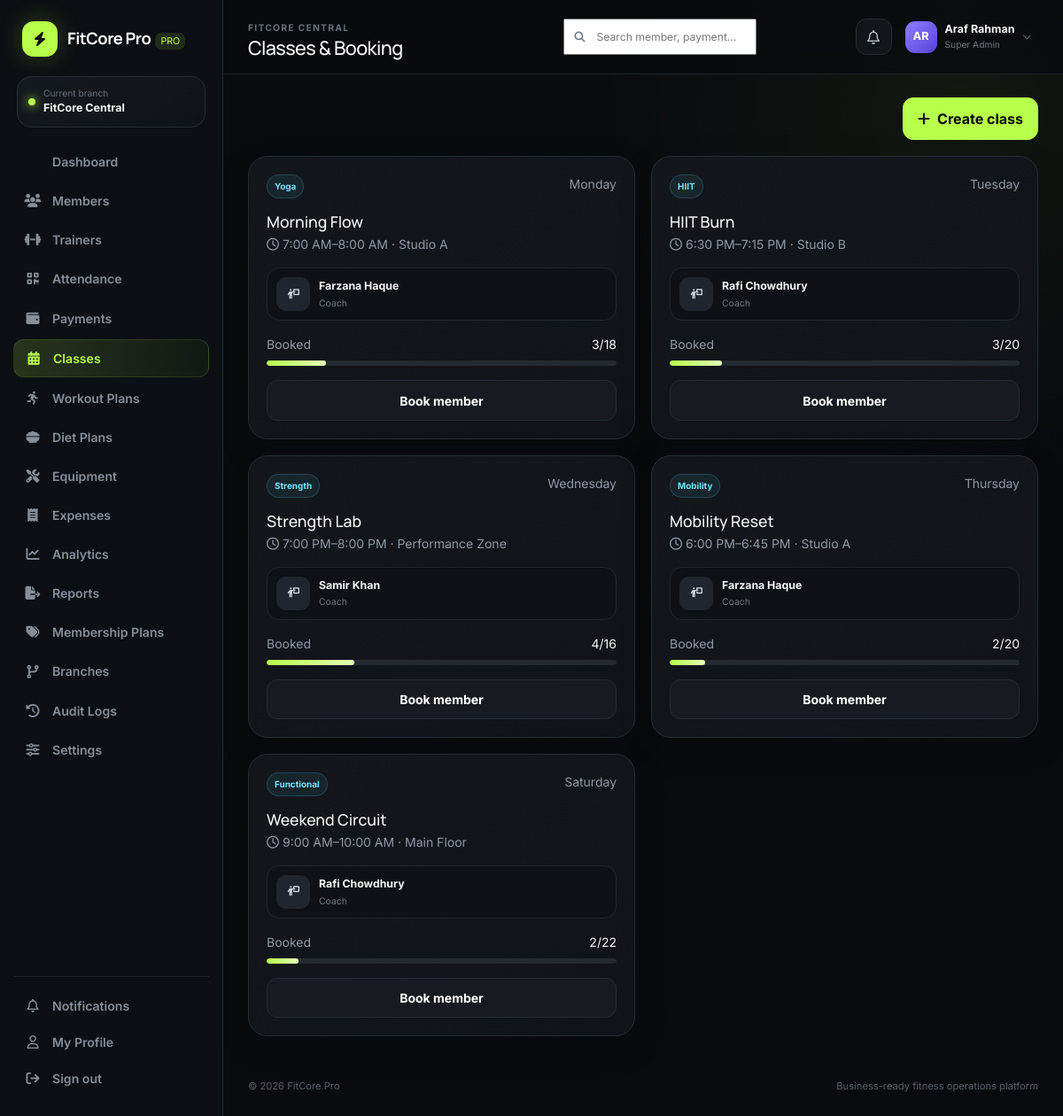
Screenshot of /app/classes.php (signed in) with the database file from the repository.
### tables this page shows
CREATE TABLE branches (
  id INT UNSIGNED AUTO_INCREMENT PRIMARY KEY,
  name VARCHAR(120) NOT NULL,
  code VARCHAR(20) NOT NULL UNIQUE,
  address VARCHAR(255), phone VARCHAR(40),
  status ENUM('active','inactive') DEFAULT 'active',
  created_at TIMESTAMP DEFAULT CURRENT_TIMESTAMP
);

CREATE TABLE classes (
  id INT UNSIGNED AUTO_INCREMENT PRIMARY KEY,
  branch_id INT UNSIGNED NOT NULL, trainer_id INT UNSIGNED NULL,
  title VARCHAR(120) NOT NULL, category VARCHAR(80),
  recurring_day VARCHAR(20), start_time TIME NOT NULL, end_time TIME NOT NULL,
  capacity INT DEFAULT 20, room VARCHAR(80),
  status ENUM('active','cancelled','inactive') DEFAULT 'active',
  FOREIGN KEY (branch_id) REFERENCES branches(id) ON DELETE CASCADE,
  FOREIGN KEY (trainer_id) REFERENCES trainers(id) ON DELETE SET NULL
);

CREATE TABLE trainers (
  id INT UNSIGNED AUTO_INCREMENT PRIMARY KEY,
  user_id INT UNSIGNED NULL,
  branch_id INT UNSIGNED NOT NULL,
  name VARCHAR(120) NOT NULL,
  email VARCHAR(160), phone VARCHAR(40), photo VARCHAR(255),
  specialization VARCHAR(160), experience_years INT DEFAULT 0,
  rating DECIMAL(2,1) DEFAULT 5.0,
  commission_rate DECIMAL(5,2) DEFAULT 0,
  bio TEXT,
  status ENUM('active','inactive','leave') DEFAULT 'active',
  created_at TIMESTAMP DEFAULT CURRENT_TIMESTAMP,
  FOREIGN KEY (user_id) REFERENCES users(id) ON DELETE SET NULL,
  FOREIGN KEY (branch_id) REFERENCES branches(id) ON DELETE CASCADE
);

### config/app.php (called while the page is built, shortened)
<?php
function env(string $key, ?string $default = null): ?string {
    $value = getenv($key);
    return $value === false ? $default : $value;
}
function app_base_path(): string {
    static $base = null;
    if ($base !== null) return $base;
    $forced = env('APP_BASE_PATH');
    $projectRoot = realpath(dirname(__DIR__)) ?: dirname(__DIR__);
    $docRoot = realpath($_SERVER['DOCUMENT_ROOT'] ?? '') ?: ($_SERVER['DOCUMENT_ROOT'] ?? '');
    if ($docRoot && str_starts_with(str_replace('\\','/',$projectRoot), str_replace('\\','/',$docRoot))) {
        $relative = trim(str_replace('\\','/', substr($projectRoot, strlen($docRoot))), '/');
        return $base = $relative ? '/' . $relative : '';
    }
    return $base = '';
}
function url(string $path = ''): string {
    return app_base_path() . ($path ? '/' . ltrim($path, '/') : '');
}

### includes/functions.php (called while the page is built, shortened)
<?php
require_once __DIR__ . '/../config/database.php';
function e(?string $value): string { return htmlspecialchars($value ?? '', ENT_QUOTES, 'UTF-8'); }
function initials(string $name): string { $p=preg_split('/\s+/', trim($name)); return strtoupper(substr($p[0]??'U',0,1).substr($p[1]??'',0,1)); }
function query_value(string $sql, array $params=[]): mixed {
    $s=db()->prepare($sql); $s->execute($params); return $s->fetchColumn();
}
function query_all(string $sql, array $params=[]): array {
    $s=db()->prepare($sql); $s->execute($params); return $s->fetchAll();
}
function setting(string $key, mixed $default=null): mixed {
    static $settings = null;
    if ($settings === null) {
        $settings = [];
        try {
            foreach (query_all('SELECT setting_key,setting_value FROM system_settings') as $row) {
                $settings[$row['setting_key']] = $row['setting_value'];
            }
        } catch (Throwable $e) {
            $settings = [];
        }
    }
    return array_key_exists($key,$settings) ? $settings[$key] : $default;
}
function current_branch_id(): int {
    $user = $_SESSION['user'] ?? [];
    return (int)($_SESSION['branch_id'] ?? $user['branch_id'] ?? 1);
}
function branch_name(?int $id=null): string {
    $id = $id ?: current_branch_id();
    return (string)(query_value('SELECT name FROM branches WHERE id=?', [$id]) ?: 'Main Branch');
}

### config/database.php (called while the page is built)
<?php
require_once __DIR__ . '/app.php';
function db(): PDO {
    static $pdo = null;
    if ($pdo instanceof PDO) return $pdo;
    $host = env('DB_HOST', '127.0.0.1');
    $port = env('DB_PORT', '3306');
    $name = env('DB_NAME', 'fitcore_pro');
    $user = env('DB_USER', 'root');
    $pass = env('DB_PASS', '');
    $charset = 'utf8mb4';
    $dsn = "mysql:host={$host};port={$port};dbname={$name};charset={$charset}";
    try {
        $pdo = new PDO($dsn, $user, $pass, [
            PDO::ATTR_ERRMODE => PDO::ERRMODE_EXCEPTION,
            PDO::ATTR_DEFAULT_FETCH_MODE => PDO::FETCH_ASSOC,
            PDO::ATTR_EMULATE_PREPARES => false,
        ]);
    } catch (PDOException $e) {
        http_response_code(500);
        $safeMessage = htmlspecialchars($e->getMessage(), ENT_QUOTES, 'UTF-8');
        echo '<!doctype html><html><head><meta charset="utf-8"><title>Database setup</title><style>body{font-family:system-ui;background:#0b0d10;color:#fff;padding:40px}.box{max-width:760px;margin:auto;background:#15181d;padding:28px;border-radius:20px;border:1px solid #2a2f37}code{color:#b8ff58}</style></head><body><div class="box"><h2>FitCore Pro database is not connected</h2><p>Import <code>database/fitcore.sql</code>, then copy <code>.env.example</code> to <code>.env</code> and update the database values.</p><p><small>' . $safeMessage . '</small></p></div></body></html>';
        exit;
    }
    return $pdo;
}

### includes/auth.php (called while the page is built, shortened)
<?php
require_once __DIR__ . '/functions.php';
function user(): array { return $_SESSION['user'] ?? []; }

### app/classes.php (the view, shortened to what this page needs)
<?php
require_once __DIR__.'/../includes/auth.php';require_role(['super_admin','manager','receptionist','trainer']);$bid=current_branch_id();$myTrainerId=user()['role']==='trainer'?(int)(query_value('SELECT id FROM trainers WHERE user_id=?',[user()['id']])?:0):0;
$rows=query_all("SELECT c.*,t.name trainer_name,(SELECT COUNT(*) FROM class_bookings b WHERE b.class_id=c.id AND b.status IN('booked','attended')) booked FROM classes c LEFT JOIN trainers t ON t.id=c.trainer_id WHERE c.branch_id=? ORDER BY FIELD(c.recurring_day,'Monday','Tuesday','Wednesday','Thursday','Friday','Saturday','Sunday'),c.start_time",[$bid]);$trainers=query_all("SELECT id,name FROM trainers WHERE branch_id=? AND status='active' ORDER BY name",[$bid]);if(user()['role']==='trainer'){$members=query_all("SELECT id,member_code,CONCAT(first_name,' ',last_name) name FROM members WHERE branch_id=? AND trainer_id=? AND status='active' AND membership_end>=CURDATE() ORDER BY first_name",[$bid,$myTrainerId]);}else{$members=query_all("SELECT id,member_code,CONCAT(first_name,' ',last_name) name FROM members WHERE branch_id=? AND status='active' AND membership_end>=CURDATE() ORDER BY first_name",[$bid]);}
$pageTitle='Classes & Booking';include __DIR__.'/../includes/header.php'; ?>
<div class="page-actions"><?php if(in_array(user()['role'],['super_admin','manager'])): ?><button class="btn btn-primary" data-bs-toggle="modal" data-bs-target="#classModal"><i class="fa-solid fa-plus me-2"></i>Create class</button><?php endif; ?></div><div class="grid-3"><?php foreach($rows as $c): $pct=min(100,round(((int)$c['booked']/max(1,(int)$c['capacity']))*100)); ?><div class="panel"><div class="d-flex justify-content-between"><span class="badge-soft badge-info"><?= e($c['category']) ?></span><span class="text-muted small"><?= e($c['recurring_day']) ?></span></div><h3 style="font-family:Manrope;font-size:1.1rem" class="mt-3 mb-1"><?= e($c['title']) ?></h3><p class="text-muted small"><i class="fa-regular fa-clock me-1"></i><?= date('g:i A',strtotime($c['start_time'])) ?>–<?= date('g:i A',strtotime($c['end_time'])) ?> · <?= e($c['room']) ?></p><div class="mini-row mt-3"><div class="mini-avatar"><i class="fa-solid fa-person-chalkboard"></i></div><div class="grow"><strong><?= e($c['trainer_name']??'TBA') ?></strong><small>Coach</small></div></div><div class="d-flex justify-content-between small mt-3"><span class="text-muted">Booked</span><span><?= (int)$c['booked'] ?>/<?= (int)$c['capacity'] ?></span></div><div class="progress-thin mt-2"><span style="width:<?= $pct ?>%"></span></div><button class="btn btn-dark btn-sm w-100 mt-3" data-bs-toggle="modal" data-bs-target="#bookModal" data-class="<?= $c['id'] ?>" data-name="<?= e($c['title']) ?>">Book member</button></div><?php endforeach; ?></div>
<?php include __DIR__.'/../includes/footer.php'; ?>

### includes/header.php (shortened to what this page needs)
<?php
require_once __DIR__ . '/auth.php';
$pageTitle = $pageTitle ?? 'Dashboard';
$unread=(int)query_value('SELECT COUNT(*) FROM notifications WHERE branch_id=? AND is_read=0 AND (user_id IS NULL OR user_id=?)',[current_branch_id(),user()['id']]);
?>
<!doctype html><html lang="en"><head>
<title><?= e($pageTitle) ?> · <?= e(setting('company_name',APP_NAME)) ?></title>
<link href="https://cdn.jsdelivr.net/npm/bootstrap@5.3.3/dist/css/bootstrap.min.css" rel="stylesheet">
<link href="https://cdnjs.cloudflare.com/ajax/libs/font-awesome/6.6.0/css/all.min.css" rel="stylesheet">
<link href="<?= url('assets/css/style.css') ?>" rel="stylesheet">
</head><body class="app-body">
<?php include __DIR__.'/sidebar.php'; ?>
<main class="main-shell">
<header class="topbar">
  <div class="topbar-title"><span class="eyebrow"><?= e(branch_name()) ?></span><h1><?= e($pageTitle) ?></h1></div>
  <div class="topbar-actions">
    <form class="top-search" action="<?= url('app/search.php') ?>" method="get"><i class="fa-solid fa-magnifying-glass"></i><input name="q" placeholder="Search member, payment..." aria-label="Global search"></form>
    <a class="icon-btn" href="<?= url('app/notifications.php') ?>"><i class="fa-regular fa-bell"></i><?php if($unread): ?><span class="notify-dot"></span><?php endif; ?></a>
    <div class="user-chip">
      <div class="avatar"><?= e(initials(user()['name']??'User')) ?></div>
      <div><strong><?= e(user()['name']??'User') ?></strong><small><?= e(ucwords(str_replace('_',' ',user()['role']??''))) ?></small></div>
      <i class="fa-solid fa-chevron-down"></i>
    </div>
  </div>
</header>
<section class="content-wrap">

### includes/sidebar.php
<?php
$active = basename($_SERVER['PHP_SELF']);
$role = user()['role'] ?? '';
$nav = [
 ['dashboard.php','fa-grid-2','Dashboard',['super_admin','manager','receptionist','trainer','accountant']],
 ['members.php','fa-users','Members',['super_admin','manager','receptionist','trainer']],
 ['trainers.php','fa-dumbbell','Trainers',['super_admin','manager','receptionist']],
 ['attendance.php','fa-qrcode','Attendance',['super_admin','manager','receptionist','trainer']],
 ['payments.php','fa-wallet','Payments',['super_admin','manager','receptionist','accountant']],
 ['classes.php','fa-calendar-days','Classes',['super_admin','manager','receptionist','trainer']],
 ['workouts.php','fa-person-running','Workout Plans',['super_admin','manager','trainer']],
 ['diet_plans.php','fa-bowl-food','Diet Plans',['super_admin','manager','trainer']],
 ['equipment.php','fa-screwdriver-wrench','Equipment',['super_admin','manager']],
 ['expenses.php','fa-receipt','Expenses',['super_admin','manager','accountant']],
 ['analytics.php','fa-chart-line','Analytics',['super_admin','manager','accountant']],
 ['reports.php','fa-file-export','Reports',['super_admin','manager','accountant']],
 ['plans.php','fa-tags','Membership Plans',['super_admin','manager']],
 ['branches.php','fa-code-branch','Branches',['super_admin']],
 ['audit_logs.php','fa-clock-rotate-left','Audit Logs',['super_admin']],
 ['settings.php','fa-sliders','Settings',['super_admin']],
];
?>
<aside class="sidebar" id="sidebar">
  <a class="brand" href="<?= url('app/dashboard.php') ?>">
    <span class="brand-mark"><i class="fa-solid fa-bolt"></i></span>
    <span><strong><?= e(setting('company_name','FitCore Pro')) ?></strong><em>PRO</em></span>
  </a>
  <div class="branch-pill"><span class="dot"></span><div><small>Current branch</small><strong><?= e(branch_name()) ?></strong></div></div>
  <nav>
    <?php foreach($nav as [$file,$icon,$label,$roles]): if(!in_array($role,$roles,true)) continue; ?>
      <a class="nav-link <?= $active===$file?'active':'' ?>" href="<?= url('app/'.$file) ?>"><i class="fa-solid <?= $icon ?>"></i><span><?= e($label) ?></span></a>
    <?php endforeach; ?>
  </nav>
  <div class="sidebar-bottom">
    <a class="nav-link <?= $active==='notifications.php'?'active':'' ?>" href="<?= url('app/notifications.php') ?>"><i class="fa-regular fa-bell"></i><span>Notifications</span></a>
    <a class="nav-link <?= $active==='profile.php'?'active':'' ?>" href="<?= url('app/profile.php') ?>"><i class="fa-regular fa-user"></i><span>My Profile</span></a>
    <a class="nav-link logout" href="<?= url('auth/logout.php') ?>"><i class="fa-solid fa-arrow-right-from-bracket"></i><span>Sign out</span></a>
  </div>
</aside>

### rows the page displays
branches: name "FitCore Central", name "FITCORE CENTRAL"
classes: category "Yoga", recurring_day "Monday", title "Morning Flow", start_time "7:00 AM", end_time "8:00 AM", room "Studio A", trainer.name "Farzana Haque", booked "3", capacity "18", $pct 17 (drawn)
classes: category "HIIT", recurring_day "Tuesday", title "HIIT Burn", start_time "6:30 PM", end_time "7:15 PM", room "Studio B", trainer.name "Rafi Chowdhury", booked "3", capacity "20", $pct 15 (drawn)
classes: category "Strength", recurring_day "Wednesday", title "Strength Lab", start_time "7:00 PM", end_time "8:00 PM", room "Performance Zone", trainer.name "Samir Khan", booked "4", capacity "16", $pct 25 (drawn)
classes: category "Mobility", recurring_day "Thursday", title "Mobility Reset", start_time "6:00 PM", end_time "6:45 PM", room "Studio A", trainer.name "Farzana Haque", booked "2", capacity "20", $pct 10 (drawn)
classes: category "Functional", recurring_day "Saturday", title "Weekend Circuit", start_time "9:00 AM", end_time "10:00 AM", room "Main Floor", trainer.name "Rafi Chowdhury", booked "2", capacity "22", $pct 9 (drawn)

### other values shown
setting('company_name','FitCore Pro') "FitCore Pro"
$label "Dashboard"
$label "Members"
$label "Trainers"
$label "Attendance"
$label "Payments"
$label "Classes"
$label "Workout Plans"
$label "Diet Plans"
$label "Equipment"
$label "Expenses"
$label "Analytics"
$label "Reports"
$label "Membership Plans"
$label "Branches"
